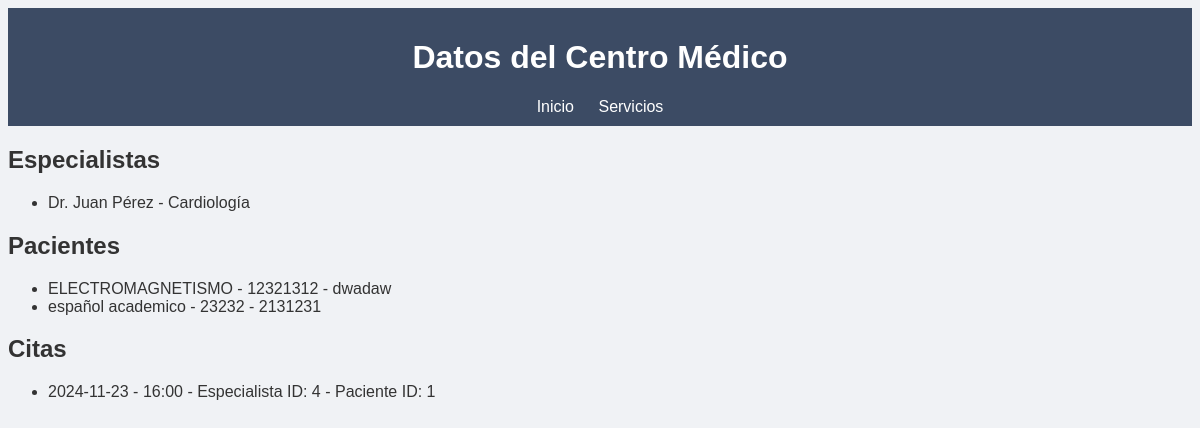
/ver_datos, run on an earlier commit of the app's database.
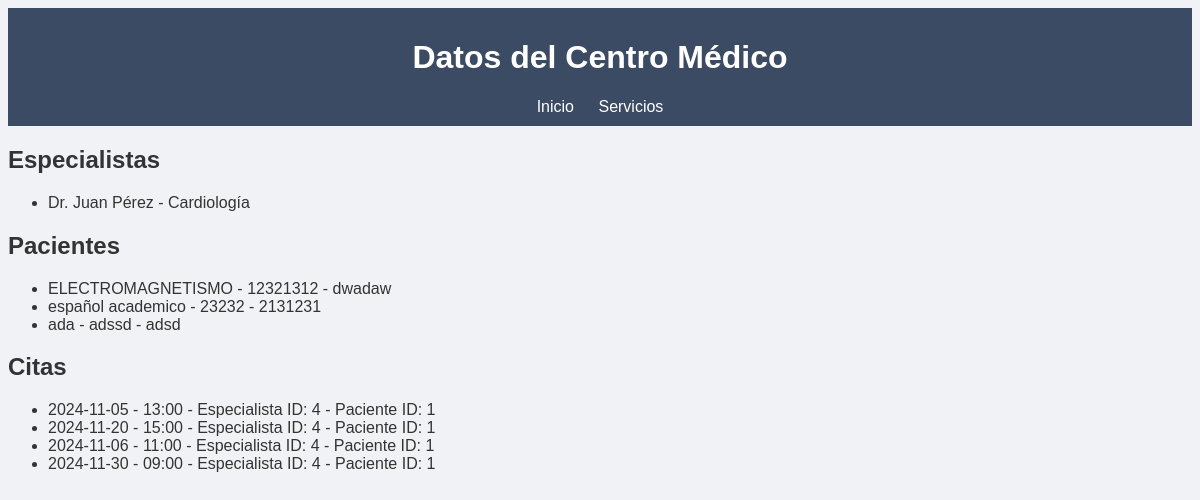
And on a later commit of the database.
### tables this page shows
CREATE TABLE Especialistas (
            id INTEGER PRIMARY KEY AUTOINCREMENT,
            nombre TEXT NOT NULL,
            especialidad TEXT NOT NULL
    );

CREATE TABLE Pacientes (
            id INTEGER PRIMARY KEY AUTOINCREMENT,
            nombre TEXT NOT NULL,
            telefono TEXT,
            direccion TEXT
    );

CREATE TABLE Citas (
            id INTEGER PRIMARY KEY AUTOINCREMENT,
            fecha TEXT NOT NULL,
            hora TEXT NOT NULL,
            id_especialista INTEGER,
            id_paciente INTEGER,
            FOREIGN KEY (id_especialista) REFERENCES Especialistas(id),
            FOREIGN KEY (id_paciente) REFERENCES Pacientes(id)
    );

### app/routes.py (the view)
@bp.route('/ver_datos')
def ver_datos():
    especialistas = obtener_datos_especialistas()
    pacientes = obtener_datos_pacientes()
    citas = obtener_datos_citas()
    return render_template('ver_datos.html', especialistas=especialistas, pacientes=pacientes, citas=citas)

### DataBase/DataBase.py (called while the page is built)
def obtener_datos_especialistas():
    con = sqlite3.connect("centro_medico.db")
    cursor = con.cursor()
    cursor.execute("SELECT * FROM Especialistas")
    datos = cursor.fetchall()
    con.close()
    return datos

def obtener_datos_pacientes():
    con = sqlite3.connect("centro_medico.db")
    cursor = con.cursor()
    cursor.execute("SELECT * FROM Pacientes")
    datos = cursor.fetchall()
    con.close()
    return datos

def obtener_datos_citas():
    con = sqlite3.connect("centro_medico.db")
    cursor = con.cursor()
    cursor.execute("SELECT * FROM Citas")
    datos = cursor.fetchall()
    con.close()
    return datos

### app/templates/ver_datos.html (shortened to what this page needs)
<!DOCTYPE html>
<html lang="es">
<head>
    <link rel="stylesheet" href="{{ url_for('static', filename='styles.css') }}">
</head>
<body>
    <header>
        <h1>Datos del Centro Médico</h1>
        <nav>
            <a href="{{ url_for('main.index') }}">Inicio</a>
            <a href="{{ url_for('main.servicios') }}">Servicios</a>
        </nav>
    </header>
    <section>
        <h2>Especialistas</h2>
        <ul>
            {% for especialista in especialistas %}
            <li>{{ especialista[1] }} - {{ especialista[2] }}</li>
            {% endfor %}
        </ul>
        <h2>Pacientes</h2>
        <ul>
            {% for paciente in pacientes %}
            <li>{{ paciente[1] }} - {{ paciente[2] }} - {{ paciente[3] }}</li>
            {% endfor %}
        </ul>
        <h2>Citas</h2>
        <ul>
            {% for cita in citas %}
            <li>{{ cita[1] }} - {{ cita[2] }} - Especialista ID: {{ cita[3] }} - Paciente ID: {{ cita[4] }}</li>
            {% endfor %}
        </ul>
    </section>
</body>
</html>

What changed in the data, as far as the page shows it:
removed Citas: fecha "2024-11-23", hora "16:00", id_especialista "4", id_paciente "1"
added Pacientes: nombre "ada", telefono "adssd", direccion "adsd"
added Citas: fecha "2024-11-05", hora "13:00", id_especialista "4", id_paciente "1"
added Citas: fecha "2024-11-20", hora "15:00", id_especialista "4", id_paciente "1"
added Citas: fecha "2024-11-06", hora "11:00", id_especialista "4", id_paciente "1"
added Citas: fecha "2024-11-30", hora "09:00", id_especialista "4", id_paciente "1"
